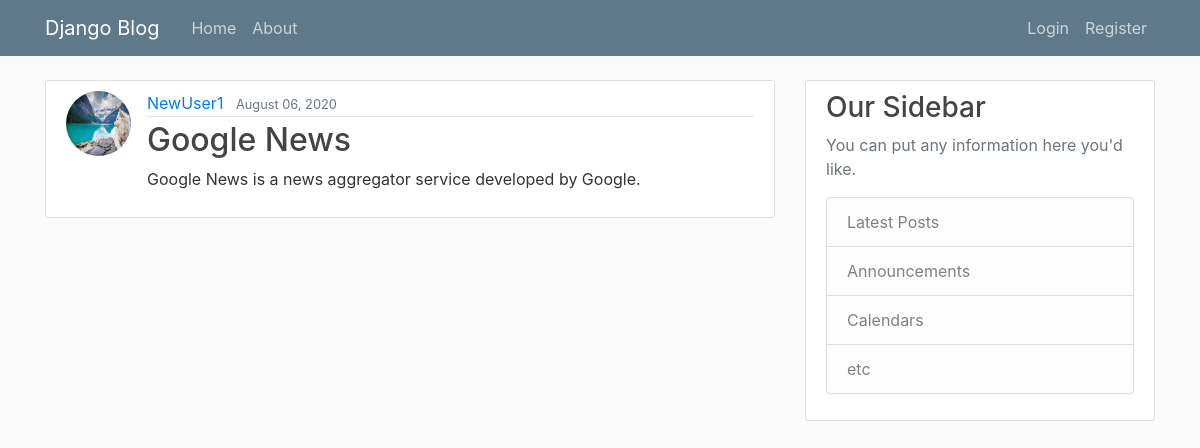
/post/15, run on the app's committed database.
### main/models.py (models this page shows, shortened)
class Post(models.Model):
    title = models.CharField(max_length=100)
    content = models.TextField()
    date_posted = models.DateTimeField(default=timezone.now)
    author = models.ForeignKey(User, on_delete=models.CASCADE)

### users/models.py (models this page shows, shortened)
class Profile(models.Model):
    user = models.OneToOneField(User, on_delete=models.CASCADE)
    profile_pics = models.ImageField(default="default.jpg", upload_to='profile_pics')

### main/views.py (the view)
# urls.py: path('post/<int:pk>', PostDetailView.as_view(), name='post-detail'),
class PostDetailView(DetailView):
    model = Post

### main/templates/main/post_detail.html (shortened to what this page needs)
{% extends "main/base.html" %}
{% load static %}
{% block content %}
    <article class="media content-section">
        <img class="rounded-circle article-img" src="{{ object.author.profile.profile_pics.url }}">
        <div class="media-body">
            <div class="article-metadata">
              <a class="mr-2" href="{% url 'user-posts' object.author.username %}"">{{ object.author }}</a>
              <small class="text-muted">{{ object.date_posted|date:"F d, Y" }}</small>
            </div>
            <h2 class="article-title">{{ object.title }}</h2>
            <p class="article-content">{{ object.content }}</p>
        </div>
    </article>
{% endblock content %}

### main/static/main.css (style rules this page uses)
body { background: #fafafa; color: #333333; margin-top: 5rem; }
h1, h2, h3, h4, h5, h6 { color: #444444; }
.content-section { background: #ffffff; padding: 10px 20px; border: 1px solid #dddddd; border-radius: 3px; margin-bottom: 20px; }
.article-title { color: #444444; }
.article-content { white-space: pre-line; }
.article-img { height: 65px; width: 65px; margin-right: 16px; }
.article-metadata { padding-bottom: 1px; margin-bottom: 4px; border-bottom: 1px solid #e3e3e3 }

### data on the page
Post: author.profile.profile_pics (picture), author "NewUser1", date_posted "August 06, 2020", title "Google News", content "Google News is a news aggregator service developed by Google."
